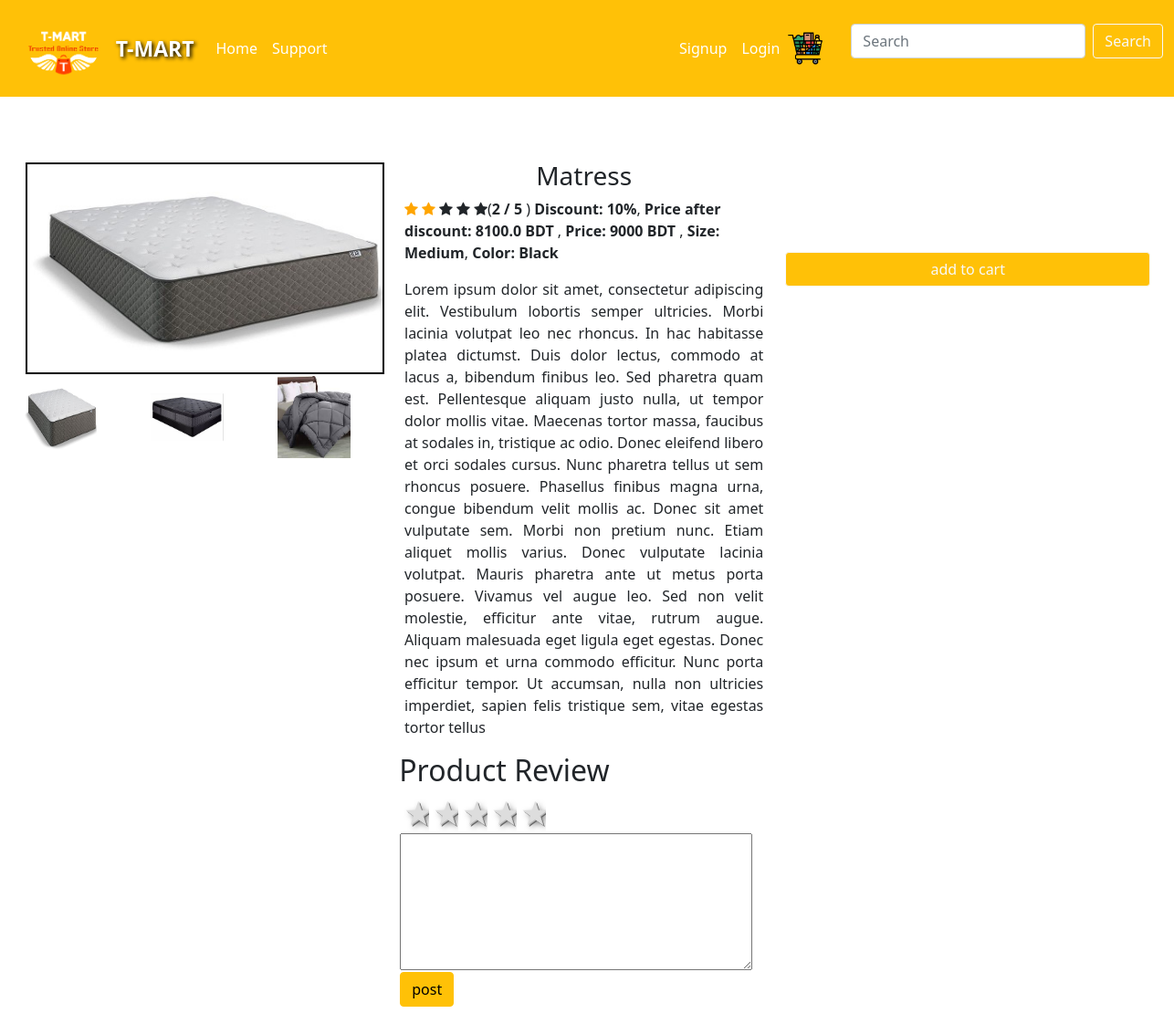
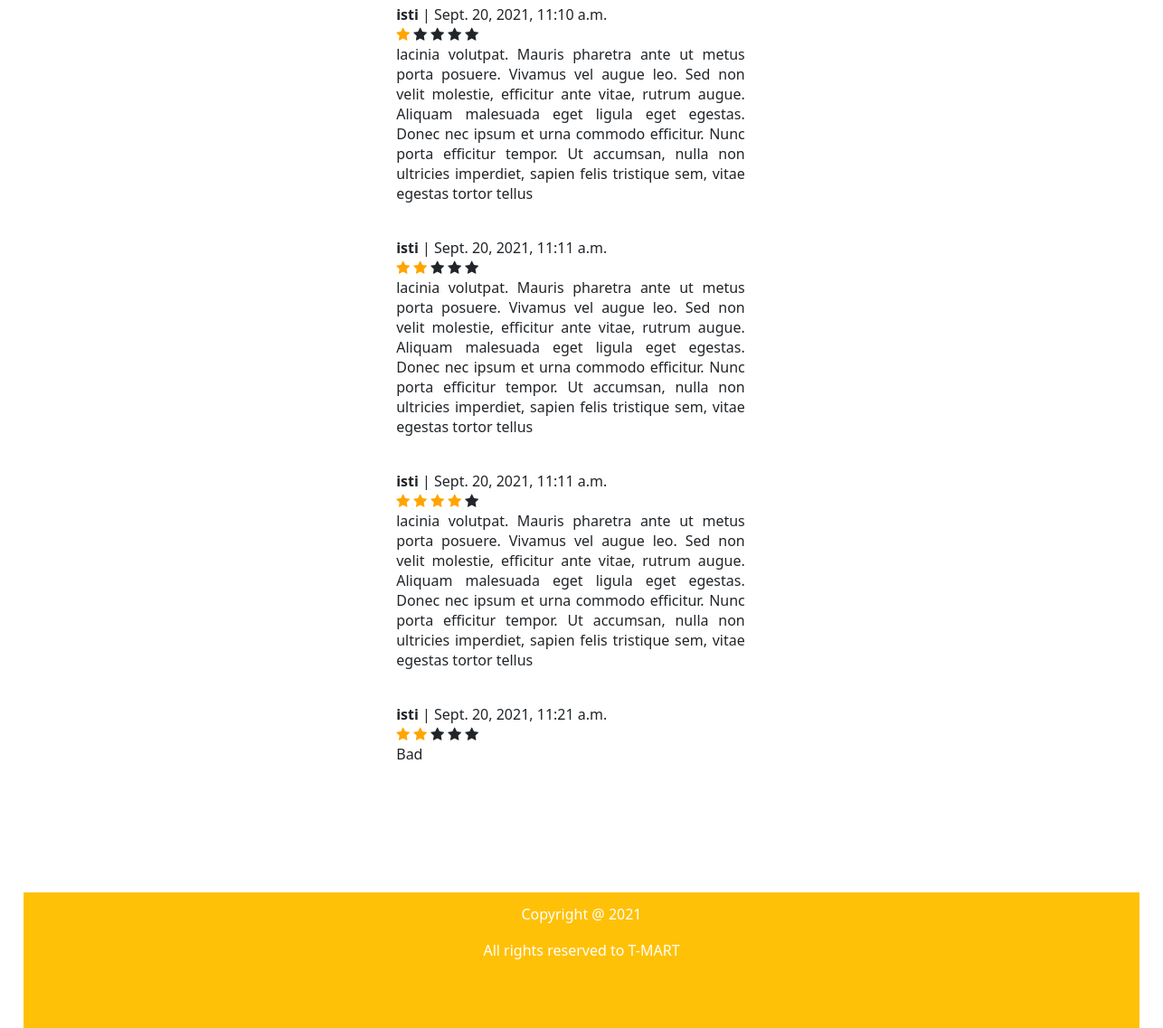
/productDetails/4/, run on the app's committed database (2 pictures, top to bottom).
### product/models.py (models this page shows, shortened)
class ProductImage(models.Model):
	product = models.ForeignKey(Product, on_delete=models.CASCADE)
	category = models.ForeignKey(Category, on_delete=models.CASCADE, null=True)
	image = models.ImageField(null=True, blank=True)
	feature = models.BooleanField(default=False)
	updated = models.DateTimeField(auto_now_add=False, auto_now=True)
	thumbnail = models.BooleanField(default=False)
	@property
	def imageURL(self):
		try:
			url = self.image.url
		except:
			url = ''
		print('URL:', url)
		return url

class Product(models.Model):
	name = models.CharField(max_length=50, null=False, blank=False)
	product_code = models.CharField(max_length=50)
	category = models.ForeignKey(Category, on_delete=models.CASCADE, null=True, blank=True)
	brand = models.ForeignKey(Brand, on_delete=models.CASCADE)
	gender = models.ForeignKey(Gender, on_delete=models.CASCADE)
	description = models.CharField(max_length=1000)
	price = models.PositiveIntegerField(default=0)
	currency = models.CharField(max_length=20)
	discount = models.IntegerField(default=0)
	color = models.CharField(max_length=20, null=True, blank=True)
	size = models.CharField(max_length=20, null=True, blank=True)
	condition = models.CharField(max_length=20, null=True, blank=True)
	model = models.CharField(max_length=30, null=True, blank=True)
	is_available = models.CharField(max_length=20, null=True, blank=True)
	rating = models.PositiveIntegerField(validators=[MinValueValidator(1), MaxValueValidator(5)])
	timestamp = models.DateTimeField(auto_now_add=True, auto_now=False)
	updated = models.DateTimeField(auto_now_add=False, auto_now=True)
	active = models.BooleanField(default=True)
	@property
	def discount_price(self):
		if self.discount > 0:
			discounted_price = self.price - self.price * self.discount / 100
			return discounted_price

class Review(models.Model):
	user = models.ForeignKey(User, on_delete=models.CASCADE)
	product = models.ForeignKey(Product, on_delete=models.CASCADE)
	comment = models.TextField(max_length=250, null=True, blank=True)
	rate = models.IntegerField(default=0)
	created_at = models.DateTimeField(auto_now_add=True)

### product/views.py (the view)
# urls.py: path('productDetails/<int:pk>/', productDetails, name="productDetails"),
def productDetails(request, pk):
	product = Product.objects.get(pk=pk)
	img = ProductImage.objects.filter(product=product)
	review = Review.objects.filter(product=product)
	rate = 1
	i = 1
	for rev in review:
		i = i+1
		rate = rev.rate+rate
	avg_rate = float(rate/i)
	avg_rate = math.ceil(avg_rate)
	template = loader.get_template('product/productDetails.html')
	context = {'product': product, 'img':img, 'review':review, 'avg_rate': avg_rate}
	return HttpResponse(template.render(context, request))

### product/templates/product/productDetails.html (shortened to what this page needs)
{% extends 'product/base.html' %}
{% block content %}
<link rel="stylesheet" href="https://cdnjs.cloudflare.com/ajax/libs/font-awesome/4.7.0/css/font-awesome.min.css">
<div class="content">
	<div class="row height_cutomize">
		<div class="col"></div>
	</div>
	<div class="row">
	    <div class="col">
	      {% for item in img %}
			{% if item.feature %}
				<img  id="featured" class="img-responsive" src="{{item.imageURL}}" width="100%" style="margin:2px;">
			{% endif %}
		  {% endfor %}
		  <div class="row">
		  	{% for item in img %}
				{% if item.thumbnail %}
					<div class="col">
						<div class="slider">
							{% if forloop.first %}
							<img class="img-responsive thumbnails active"  src="{{item.imageURL}}" width="80px" height="90px">
							{% else %}
							<img class="img-responsive thumbnails"  src="{{item.imageURL}}" width="80px" height="90px">
							{% endif %}
						</div>
		  			</div>
				{% endif %}
		    {% endfor %}
		  </div>
	    </div>
	    <div class="col">
	      <h3 style="text-align: center;">{{product.name}}</h3>
	      <div style="float: left;">
				<span class="fa fa-star {% if avg_rate >= 1 %} check {% endif %}"></span>
				<span class="fa fa-star {% if avg_rate >= 2 %} check {% endif %}"></span>
				<span class="fa fa-star {% if avg_rate >= 3 %} check {% endif %}"></span>
				<span class="fa fa-star {% if avg_rate >= 4 %} check {% endif %}"></span>
				<span class="fa fa-star {% if avg_rate >= 5 %} check {% endif %}"></span>
			</div>
			<p>(<b>{{avg_rate}} / 5 </b>) <b>Discount: {{product.discount}}%</b>, <b> Price after discount: </b>  <b>{{product.discount_price}} {{product.currency}}</b> , <b>Price: {{product.price}} {{product.currency}}</b> ,  <b>Size:</b> <b>{{product.size}}</b>, <b>Color:</b> <b>{{product.color}}</b> </p>
		  <p style="text-align: justify;">{{product.description}}</p>
	    </div>
	    <div class="col">
	      	<form class="pull-right" method="POST" action="{% url 'add-to-cart' product.id %}">
		      	<input class="btn btn-warning btn-outline-light"  style="margin-right: 25%; margin-top: 25%; width: 400px;" type="submit" value="add to cart">
	       </form>
	</div>
	<div class="row">
		<div class="col">
		</div>
		<div class="col">
			<form class="review-form" method="GET" action="{% url 'review' %}">
				<h2>Product Review</h2>
					<table>
						<tr>
							<td>
								<fieldset class="rating">
								    <input type="radio"  id="star1" name="rating" value="5" /><label for="star1">1 star</label>
								    <input type="radio"  id="star2" name="rating" value="4" /><label for="star2">2 stars</label>
								    <input type="radio"  id="star3" name="rating" value="3" /><label for="star3">3 stars</label>
								    <input type="radio"  id="star4" name="rating" value="2" /><label for="star4">4 stars</label>
								    <input type="radio"  id="star5" name="rating" value="1" /><label for="star5">5 stars</label>
								</fieldset>
							</td>
						</tr>
						<tr>
							<td>
								<div class="form-group" style="float: left; width: 100%;">
									<textarea class="input" name="comment" placeholder="your review" style="float: left; width:100%; height: 150px;">
									</textarea>
								</div>
							</td>
						</tr>
						<tr>
							<td>
								<input type="submit" name="post" value="post" class="btn btn-warning">
							</td>
						</tr>
						<tr>
							<td>
								<br>
								{% for rev in review %}
								<b>{{rev.user}}  </b> |
								{{rev.created_at}} <br>
								<div style="float: left;">
									<span class="fa fa-star {% if rev.rate >= 1 %} checkede {% endif %}"></span>
									<span class="fa fa-star {% if rev.rate >= 2 %} checkede {% endif %}"></span>
									<span class="fa fa-star {% if rev.rate >= 3 %} checkede {% endif %}"></span>
									<span class="fa fa-star {% if rev.rate >= 4 %} checkede {% endif %}"></span>
									<span class="fa fa-star {% if rev.rate >= 5 %} checkede {% endif %}"></span>
								</div>
								<br>
								<p style="text-align: justify; ">{{rev.comment}} </p> <br>
								{% endfor %}
							</td>
						</tr>
					</table>
			</form>
		</div>
		<div class="col">
		</div>
	</div>
</div>
{% endblock %}

### product/templates/product/productDetails.html (style rules this page uses)
.check { color: orange; }
.checkede { color: orange; }
.rating { float:left; }
.rating:not(:checked) > label { float:right; width:1em; padding:0 .1em; overflow:hidden; white-space:nowrap; cursor:pointer; font-size:200%; line-height:1.2; color:#ddd; text-shadow:1px 1px #bbb, 2px 2px #666, .1em .1em .2em rgba(0,0,0,.5); }
.rating:not(:checked) > label:before { content: '★ '; }
#featured { max-width: 100%; max-height: 100%; object-fit: cover; cursor: pointer; border: 2px solid black; }
.active { opacity: 1; }
.height_cutomize { height: 150px; background-color: white; }

### data on the page
ProductImage: imageURL (picture)
ProductImage: imageURL (picture)
ProductImage: imageURL (picture)
Product: name "Matress", discount "10", discount_price "8100.0", currency "BDT", price "9000", size "Medium", color "Black", description "Lorem ipsum dolor sit amet, consectetur adipiscing elit. Vestibulum lobortis semper ultricies. Morbi lacinia volutpat leo nec rhoncus. In hac habitasse platea dictumst. Duis dolor lectus, commodo at lacus a, bibendum finibus leo. Sed pharetra quam est. Pellentesque aliquam justo nulla, ut tempor dolor mollis vitae. Maecenas tortor massa, faucibus at sodales in, tristique ac odio. Donec eleifend libero et orci sodales cursus. Nunc pharetra tellus ut sem rhoncus posuere. Phasellus finibus magna urna, congue bibendum velit mollis ac. Donec sit amet vulputate sem. Morbi non pretium nunc. Etiam aliquet mollis varius. Donec vulputate lacinia volutpat. Mauris pharetra ante ut metus porta posuere.…"
Review: user "isti", created_at "Sept. 20, 2021, 11:10 a.m.", rate 1 (drawn), comment "lacinia volutpat. Mauris pharetra ante ut metus porta posuere. Vivamus vel augue leo. Sed non velit molestie, efficitur ante vitae, rutrum augue. Aliquam malesuada eget ligula eget egestas. Donec nec ipsum et urna commodo efficitur. Nunc porta efficitur tempor. Ut accumsan, nulla non ultricies imperdiet, sapien felis tristique sem, vitae egestas tortor tellus"
Review: user "isti", created_at "Sept. 20, 2021, 11:11 a.m.", rate 2 (drawn), comment "lacinia volutpat. Mauris pharetra ante ut metus porta posuere. Vivamus vel augue leo. Sed non velit molestie, efficitur ante vitae, rutrum augue. Aliquam malesuada eget ligula eget egestas. Donec nec ipsum et urna commodo efficitur. Nunc porta efficitur tempor. Ut accumsan, nulla non ultricies imperdiet, sapien felis tristique sem, vitae egestas tortor tellus"
Review: user "isti", created_at "Sept. 20, 2021, 11:11 a.m.", rate 4 (drawn), comment "lacinia volutpat. Mauris pharetra ante ut metus porta posuere. Vivamus vel augue leo. Sed non velit molestie, efficitur ante vitae, rutrum augue. Aliquam malesuada eget ligula eget egestas. Donec nec ipsum et urna commodo efficitur. Nunc porta efficitur tempor. Ut accumsan, nulla non ultricies imperdiet, sapien felis tristique sem, vitae egestas tortor tellus"
Review: user "isti", created_at "Sept. 20, 2021, 11:21 a.m.", rate 2 (drawn), comment "Bad"

### other printed values
{{ avg_rate }} "2"
